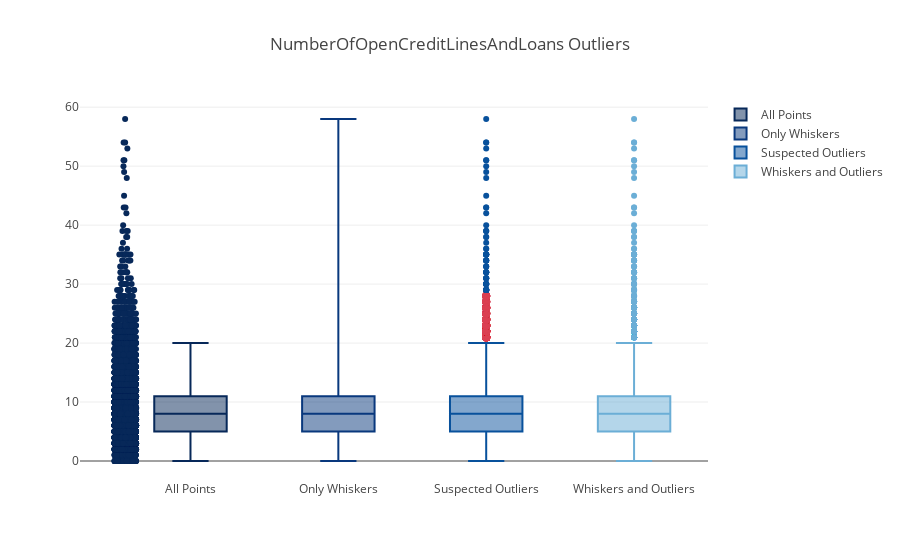

Source (notebook cell):
### Code cell
OutLiersBox(train_df,"NumberOfOpenCreditLinesAndLoans")

### Figure 1 — Plotly figure (JSON) as saved in the notebook; plotly's stock layout.template omitted (floating-point values rounded to 4 significant figures; data arrays with more than 128 entries replaced by an {"elided": "..."} marker saying what was removed)
{"data": [{"boxpoints": "all", "jitter": 0.3, "line": {"color": "rgb(7,40,89)"}, "marker": {"color": "rgb(7,40,89)"}, "name": "All Points", "pointpos": -1.8, "type": "box", "uid": "3dffef5e-4d5e-41af-a98a-c68d3097f3f0", "y": {"elided": "11783 int values"}}, {"boxpoints": false, "line": {"color": "rgb(9,56,125)"}, "marker": {"color": "rgb(9,56,125)"}, "name": "Only Whiskers", "type": "box", "uid": "8a9a6434-036f-4be4-9c2c-9cc0c33b929b", "y": {"elided": "11783 int values"}}, {"boxpoints": "suspectedoutliers", "line": {"color": "rgb(8,81,156)"}, "marker": {"color": "rgb(8,81,156)", "line": {"outliercolor": "rgba(219, 64, 82, 0.6)", "outlierwidth": 2}, "outliercolor": "rgba(219, 64, 82, 0.6)"}, "name": "Suspected Outliers", "type": "box", "uid": "8f8b0280-bdc7-4df7-9f91-96fa18d22e4d", "y": {"elided": "11783 int values"}}, {"boxpoints": "outliers", "line": {"color": "rgb(107,174,214)"}, "marker": {"color": "rgb(107,174,214)"}, "name": "Whiskers and Outliers", "type": "box", "uid": "384125ec-de03-4c22-a30f-4e50f5d40482", "y": {"elided": "11783 int values"}}], "layout": {"title": {"text": "NumberOfOpenCreditLinesAndLoans Outliers"}}}
